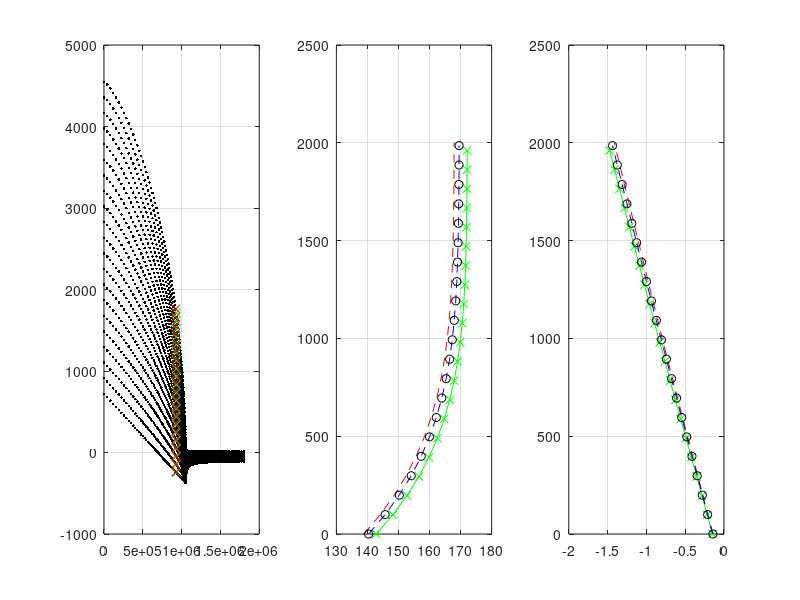

Here is the MATLAB script that generated this plot: (Note: this script raises an error after producing the figure.)
clear all; close all
%MeshResolution
meshresolution=1000;
%Choose model domain smaller than data domain with this value.
dist2boundary=5000;
%Domain Width in m+5km to avoide interpolation issues at boundary; spacing;
LY = 50*1000;dy=1000;
%Domain Length in m; Center at GL
LX = 250*1000;dx=1000;
%Grounding line x in Mismip2D
GLx = 1054*1000;
%Vertical Layers for Velocity Interpolation
vertlayers=21;


%Load Input from Mismip2D
load('mismip_1a4_09.nh.csv')
Mismip2D = mismip_1a4_09_nh;
indnonzeroZs = find(Mismip2D(:,7)~=0);
indnonzeroZb = find(Mismip2D(:,9)~=0);
indnonzeroBed = find(Mismip2D(:,9)~=0);
Zs = Mismip2D(indnonzeroZs,7);
V1 = Mismip2D(:,20);
V2 = Mismip2D(:,21);
Depth = Mismip2D(:,11);
Height = Mismip2D(:,12);
Zb = Mismip2D(indnonzeroZb,9);
Bed = Mismip2D(indnonzeroBed,6);
x = Mismip2D(:,26);
z = Mismip2D(:,27);

%Get interpolated  2D DEM centered at GL and clipped to area of interest
xv=(-LX/2:dx:LX/2)+GLx;
yv=(-LY/2:dy:LY/2);
Bedi = interp1(x(indnonzeroBed),Bed,xv,'PCHIP');
Zbi = interp1(x(indnonzeroZb),Zb,xv,'PCHIP');
Zsi = interp1(x(indnonzeroZs),Zs,xv,'PCHIP');

%Get interpolated velocities at back boundary
x2=x;
[val, valindback] = min(abs(x2-min(xv)));
backboundary1 = find(x2==x(valindback));
x2(backboundary1) = NaN;
[val2, valindback2] = min(abs(x2-min(xv)));
backboundary2 = find(x2==x(valindback2));

meanV1back = (val*V1(backboundary1)+val2*V1(backboundary2))/(val+val2);
meanV2back = (val*V2(backboundary1)+val2*V2(backboundary2))/(val+val2);
meanHeightback = (val*Height(backboundary1)+val2*Height(backboundary2))/(val+val2);



%Fit Polynomial, to be used at back boundary in Elmer
[coeffV1] = polyfit(meanHeightback,meanV1back,4);
[coeffV2] = polyfit(meanHeightback,meanV2back,2);
str=strcat('Coefficients for V1 as function of height: ',num2str(coeffV1));
display(str)
str=strcat('Coefficients for V2 as function of height: ',num2str(coeffV2));
display(str)

figure(33)
subplot(1,3,1)
plot(x,z,'k.');hold on
plot(x(backboundary1),z(backboundary1),'gx')
plot(x(backboundary2),z(backboundary2),'rx')
grid on
subplot(1,3,2)
plot(V1(backboundary1),Height(backboundary1),'g-x');hold on;
plot(V1(backboundary2),Height(backboundary2),'r--')
plot(meanV1back,meanHeightback,'b--')
plot(polyval(coeffV1,meanHeightback),meanHeightback,'ko')
grid on
subplot(1,3,3)
plot(V2(backboundary1),Height(backboundary1),'g-x');hold on;
plot(V2(backboundary2),Height(backboundary2),'r--')
plot(meanV2back,meanHeightback,'b--')
plot(polyval(coeffV2,meanHeightback),meanHeightback,'ko')
grid on

%Extrusion

 [X,Y] = meshgrid(yv,xv);
 for k=1:length(yv)
    ZB(:,k) = Zbi;
    BED(:,k)= Bedi;
    ZS(:,k) = Zsi;
end
%Write DEM Files to be read into Elmer
ZBout =[Y(:), X(:), ZB(:)];
ZSout =[Y(:), X(:), ZS(:)];
BEDout =[Y(:), X(:), BED(:)];
ZBouts = sortrows(ZBout,1);
BEDouts = sortrows(BEDout,1);
ZSouts = sortrows(ZSout,1);
save('ZB.xyz','ZBouts','-ASCII')
save('ZS.xyz','ZSouts','-ASCII')
save('BED.xyz','BEDouts','-ASCII')

%Write 4 point Mesh.geo file for GMSS
%It will include 4 boundaries.
fileID = fopen('Mesh.geo','w');
corners(1,:) = [max(yv)-dist2boundary,min(xv)+dist2boundary]; %rightback looking downstream
corners(2,:) = [min(yv)+dist2boundary,min(xv)+dist2boundary];  %leftback
corners(3,:) = [min(yv)+dist2boundary,max(xv)-dist2boundary]; %leftfront
corners(4,:) = [max(yv)-dist2boundary,max(xv)-dist2boundary]; %rightfront

fileID = fopen('Mesh.geo','w');
fprintf(fileID,'Mesh.Algorithm=5;\n');
for k=1:4
   str = strcat('Point(',num2str(k),')={',num2str(corners(k,2)),',',num2str(corners(k,1)),',0.0,',num2str(meshresolution),'};\n');
   fprintf(fileID,str);
end

fprintf(fileID,'Line(1)={1,2};\n');
fprintf(fileID,'Line(2)={2,3};\n');
fprintf(fileID,'Line(3)={3,4};\n');
fprintf(fileID,'Line(4)={4,1};\n');
fprintf(fileID,'Line Loop(5)={1,2,3,4};\n')
fprintf(fileID,'Physical Line(6)={1};\n')
fprintf(fileID,'Physical Line(7)={2};\n')
fprintf(fileID,'Physical Line(8)={3};\n')
fprintf(fileID,'Physical Line(9)={4};\n')
fprintf(fileID,'Plane Surface(10)={5};\n')
fprintf(fileID,'Physical Surface(11)={10};\n')
fprintf(fileID,'Transfinite Surface {10};\n')
fprintf(fileID,'Recombine Surface {10};')
fclose(fileID)

str=strcat('$yzero=',num2str(min(yv)));
display(str)
str=strcat('$xzero=',num2str(min(xv)));
display(str)
[w h]=size(BED);
str=strcat('$llx=',num2str((w-1)*dx));
display(str)
str=strcat('$lly=',num2str((h-1)*dy));
display(str)
str=strcat('$nny=',num2str(h));
display(str)
str=strcat('$nnx=',num2str(w));
display(str)
str='$nanvalue = -9999.0';
display(str)

%Indices for areas of interest.
[val valindback] = min(abs(x-min(xv)));
backboundary = find(x==x(valindback));
[val valindfront] = min(abs(x-max(xv)));
frontboundary = find(x==x(valindfront));
indbox = find(x>x(valindback) & x<x(valindfront));

%figure(1)
%subplot(1,3,1)
%plot(x(indnonzeroBed)/1000,Bed,'k--')
%hold on
%plot(xv/1000,Bedi,'kx')
%plot(x(indnonzeroZs)/1000,Zs,'b--')
%plot(xv/1000,Zsi,'bx')
%plot(x(indnonzeroZb)/1000,Zb,'y--')
%plot(xv/1000,Zbi,'yx')
%xlabel('distance (km)')
%ylabel('height (m)')
%subplot(1,3,2)
%scatter(x/1000,z,5,V1)
%colorbar;
%subplot(1,3,3)
%scatter(x/1000,z,5,V2)
%colorbar

%figure(2)
%subplot(2,1,1)
%plot(x,z,'k.');hold on
%plot(x(indbox),z(indbox),'g.')

%V1i=griddata(x(indbox),y(indbox),V1(indbox),xv,y(indbox)

%figure(3)
%imagesc(yv/1000,xv/1000,ZS);set(gca(),'YDir','normal')
%hold on
%plot(corners(1,1)/1000,corners(1,2)/1000,'kx')
%plot(corners(2,1)/1000,corners(2,2)/1000,'rx')
%plot(corners(3,1)/1000,corners(3,2)/1000,'yx')
%plot(corners(4,1)/1000,corners(4,2)/1000,'mx')
%figure(4)
% Bump function with sigma and amplitude

M = zeros(251,51)
N = 1; % number of bumps
sigma = 1000;% std (width) of Gauss 
maxAmplitude = 350; % maximum height

  % random location of bumps or xc, yc for grounding line position
    xc = 0
    yc = GLx


sigma_x = 2000;
sigma_y = 10000;

theta = 2*pi
    a = cos(theta)^2/(2*sigma_x^2) + sin(theta)^2/(2*sigma_y^2);
    b = -sin(2*theta)/(4*sigma_x^2) + sin(2*theta)/(4*sigma_y^2);
    c = sin(theta)^2/(2*sigma_x^2) + cos(theta)^2/(2*sigma_y^2);

    Z_new = maxAmplitude*exp( - (a*(X-xc).^2 + 2*b*(X-xc).*(Y-yc) + c*(Y-yc).^2));
 
    % Gauss function
    exponent = ((X-xc).^2 + (Y-yc).^2)./(sigma^2);
    amplitude = maxAmplitude; 
    
    % add Gauss to the matrix M
    M = M + amplitude*exp(-exponent);


% add Gauss to topography
Zero = zeros(251,51)
BED_B = BED + Z_new;
ZB_B = ZB + [Z_new(1:125,:);Zero(126:251,:)];
%ZB_B = [ZB_B, ZB_new(125:251,:)]

%figure(5)
%surf(BED_B)
%shading interp

% safe new bedrock topo for elmer
BEDout_1 =[Y(:), X(:), BED_B(:)];
ZBout_1 =[Y(:), X(:), ZB_B(:)];

BED_bump600 = sortrows(BEDout_1,1);
ZB_bump600 = sortrows(ZBout_1,1);

save('BEDbump350_200010000_0.xyz','BED_bump600','-ASCII');
save('ZBbump350_200010000_0.xyz','ZB_bump600','-ASCII');


% figure for all

figure(6)
surf (ZB_B)
hold on
%surf (ZB)
surf(BED_B)
surf (ZS)

